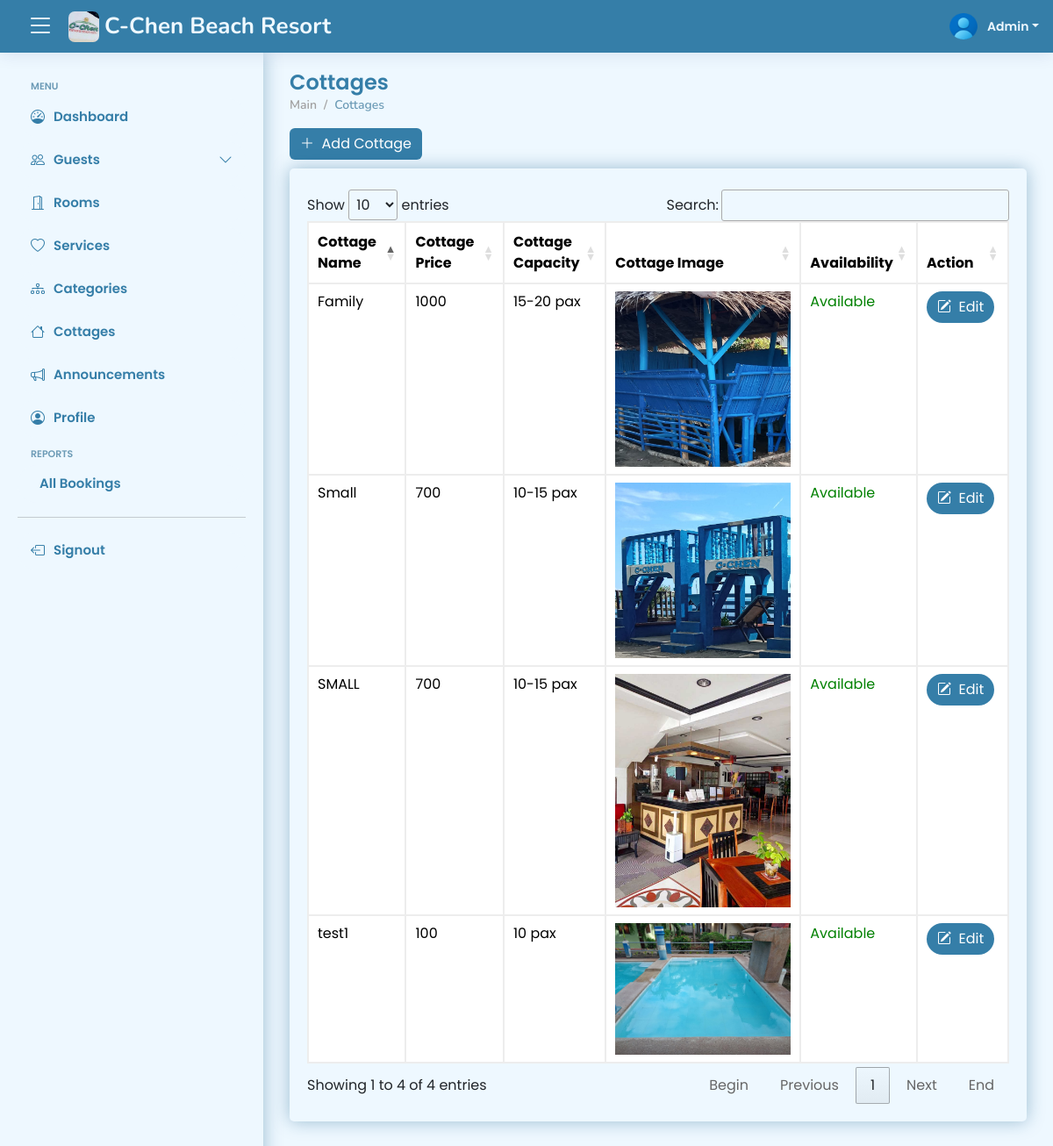
/views/admin/cottages (signed in), run on an earlier commit of the app's database.
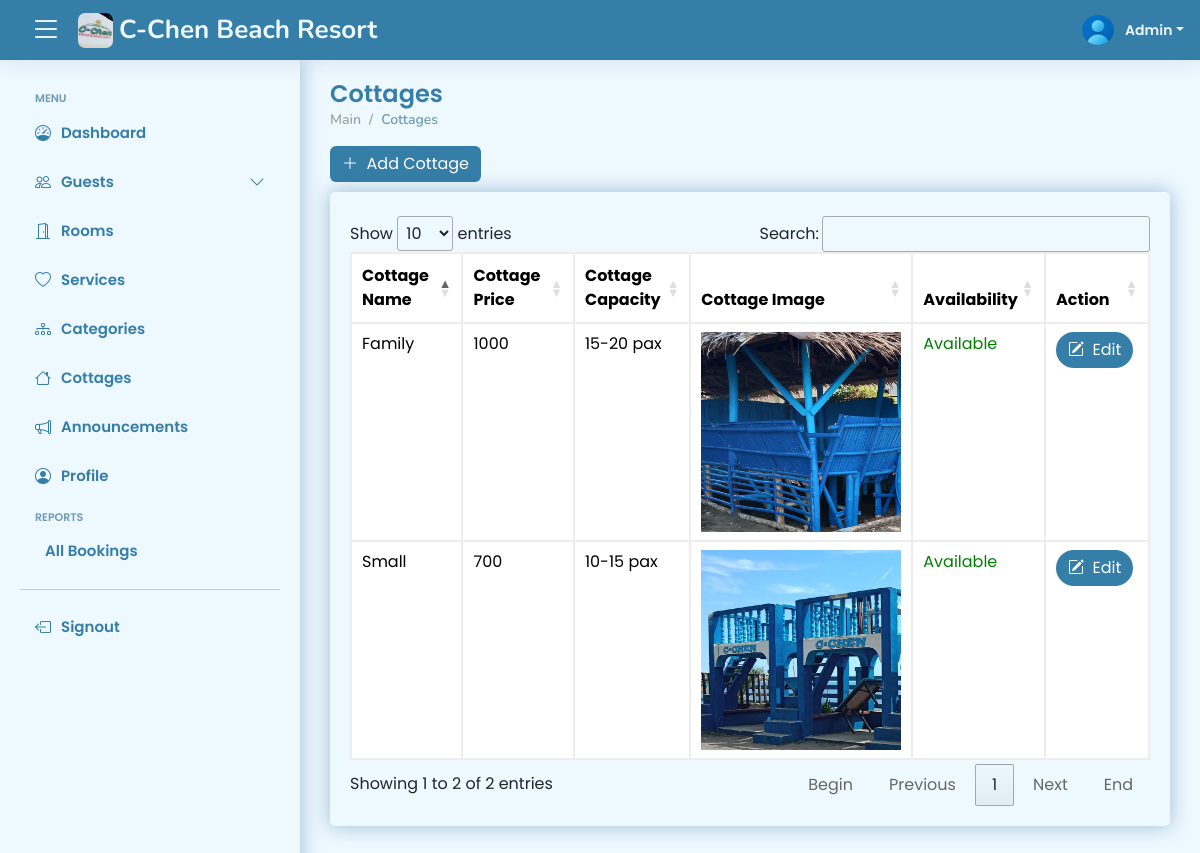
And on a later commit of the database.
### tables this page shows
CREATE TABLE IF NOT EXISTS `tbl_cottages` (
  `cottage_id` int NOT NULL AUTO_INCREMENT,
  `cottage_name` varchar(50) NOT NULL,
  `cottage_price` varchar(50) NOT NULL,
  `cottage_capacity` varchar(20) NOT NULL,
  `cottage_image` text NOT NULL,
  `cottage_availability_id` int NOT NULL,
  `created_at` datetime NOT NULL,
  `updated_at` datetime NOT NULL,
  PRIMARY KEY (`cottage_id`)
);

CREATE TABLE IF NOT EXISTS `tbl_availability` (
  `availability_id` int NOT NULL AUTO_INCREMENT,
  `availability` varchar(20) NOT NULL,
  PRIMARY KEY (`availability_id`)
);

### views/admin/cottages.php (the view, shortened to what this page needs)
<?php
include '../../config.php';
if (isset($_SESSION['id'])) {
?>
    <!DOCTYPE html>
    <html lang="en">
    <head>
        <?php include 'includes/head.php' ?>
    </head>
    <body>
        <?php include 'includes/header.php' ?>
        <?php include 'includes/aside.php' ?>
        <main id="main" class="main">
            <div class="pagetitle">
                <h1>Cottages</h1>
                <nav>
                    <ol class="breadcrumb">
                        <li class="breadcrumb-item">Main</li>
                        <li class="breadcrumb-item active">Cottages</li>
                    </ol>
                </nav>
                <a href="add-cottage.php">
                    <button class="btn btn-primary" type="button">
                        <i class="bi bi-plus-lg"></i>&nbsp; Add Cottage
                    </button>
                </a>
            </div>
            <section class="section dashboard mb-5">
                <div class="row">
                    <div class="col-lg-12">
                        <div class="card">
                            <div class="card-body">
                                <div class="table-responsive mt-4" id="data-table">
                                    <table class="table" id="paginateAllCottages">
                                        <col width="15%">
                                        <col width="15%">
                                        <col width="15%">
                                        <col width="15%">
                                        <col width="15%">
                                        <col width="15%">
                                        <thead>
                                            <tr>
                                                <th>Cottage Name</th>
                                                <th>Cottage Price</th>
                                                <th>Cottage Capacity</th>
                                                <th>Cottage Image</th>
                                                <th>Availability</th>
                                                <th>Action</th>
                                            </tr>
                                        </thead>
                                        <tbody>
                                            <?php
                                            $stmt = $conn->prepare("SELECT *,
                                            tbl_availability.availability
                                            FROM tbl_cottages
                                            INNER JOIN tbl_availability ON tbl_cottages.cottage_availability_id = tbl_availability.availability_id");
                                            $stmt->execute();
                                            $result = $stmt->get_result();
                                            while ($row = $result->fetch_assoc()) {
                                                $cottage_id = $row['cottage_id'];
                                                $cottage_name = $row['cottage_name'];
                                                $cottage_price = $row['cottage_price'];
                                                $cottage_capacity = $row['cottage_capacity'];
                                                $cottage_image = $row['cottage_image'];
                                                $cottage_availability_id = $row['cottage_availability_id'];
                                                $availability = $row['availability'];
                                                if ($cottage_availability_id == 1) {
                                                    $style = "color: green;";
                                                }
                                            ?>
                                                <tr>
                                                    <td><?= $cottage_name ?></td>
                                                    <td><?= $cottage_price ?></td>
                                                    <td><?= $cottage_capacity ?> pax</td>
                                                    <td>
                                                        <img src="../../cottages/<?= $cottage_image ?>" width="200" alt="Cottage Image">
                                                    </td>
                                                    <td style="<?= $style ?>"><?= $availability ?></td>
                                                    <td>
                                                        <a href="cottage-details.php?cottage_id=<?= $cottage_id ?>">
                                                            <button class="btn btn-primary rounded-5">
                                                                <i class="bi bi-pencil-square"></i>&nbsp; Edit
                                                            </button>
                                                        </a>
                                                    </td>
                                                </tr>
                                            <?php
                                            }
                                            ?>
                                        </tbody>
                                    </table>
                                </div>
                            </div>
                        </div>
                    </div>
                </div>
            </section>
        </main>
    </body>
    </html>
<?php
} else {
    header('Location: ../../signout.php');
    exit();
}
?>

### views/admin/includes/head.php (shortened to what this page needs)
<title><?php include '../../system-title.php' ?></title>
<link href="../../assets/vendor/bootstrap/css/bootstrap.min.css" rel="stylesheet">
<link href="../../assets/vendor/bootstrap-icons/bootstrap-icons.css" rel="stylesheet">
<link href="../../assets/css/style.css" rel="stylesheet">
<link rel="stylesheet" href="https://pro.fontawesome.com/releases/v5.10.0/css/all.css" />
<link rel="stylesheet" href="../../fullcalendar/lib/main.min.css">
<link href="https://cdn.datatables.net/1.11.5/css/jquery.dataTables.css" type="text/css" rel="stylesheet">

### views/admin/includes/header.php (shortened to what this page needs)
<?php
include "../../config.php";
$id = $_SESSION['id'];
$stmt = $conn->prepare('SELECT * FROM tbl_admin WHERE id = ?');
$stmt->bind_param('i', $id);
$stmt->execute();
$result = $stmt->get_result();
$row = $result->fetch_assoc();
$img_url = $row['img_url'];
?>
<header id="header" class="header fixed-top d-flex align-items-center">
    <div class="d-flex align-items-center justify-content-between">
        <i class="bi bi-list toggle-sidebar-btn"></i>
        <a href="calendar" class="logo d-flex align-items-center mx-3">
            <img src="../../assets/img/logo.jpg" alt="Logo" style="border-radius: 7px;">
            <span class="d-none d-lg-block"><?php include '../../system-title.php' ?></span>
        </a>
    </div>
    <nav class="header-nav ms-auto">
        <ul class="d-flex align-items-center">
            <li class="nav-item dropdown pe-3">
                <a class="nav-link nav-profile d-flex align-items-center pe-0" href="#" data-bs-toggle="dropdown">
                    <img src="profile-pictures/<?= $img_url ?>" alt="Profile" style="width: 38px; height: 40px;" class="rounded-circle">
                    <span class="d-none d-md-block dropdown-toggle ps-2">Admin</span>
                </a>
            </li>
        </ul>
    </nav>
</header>

### system-title.php
C-Chen Beach Resort

### views/admin/includes/aside.php (shortened to what this page needs)
<aside id="sidebar" class="sidebar">
    <ul class="sidebar-nav" id="sidebar-nav">
        <li class="nav-heading">Menu</li>
        <li class="nav-item">
            <a class="nav-link" href="../admin/dashboard">
                <i class="bi bi-speedometer"></i>
                <span>Dashboard</span>
            </a>
        </li>
        <li class="nav-item">
            <a class="nav-link collapsed" data-bs-target="#guest-nav" data-bs-toggle="collapse" href="#">
                <i class="bi bi-people"></i><span>Guests</span><i class="bi bi-chevron-down ms-auto"></i>
            </a>
        </li>
        <li class="nav-item">
            <a class="nav-link" href="../admin/rooms">
                <i class="bi bi-door-open"></i>
                <span>Rooms</span>
            </a>
        </li>
        <li class="nav-item">
            <a class="nav-link" href="../admin/services">
                <i class="bi bi-heart"></i>
                <span>Services</span>
            </a>
        </li>
        <li class="nav-item">
            <a class="nav-link" href="../admin/categories">
                <i class="bi bi-diagram-3"></i>
                <span>Categories</span>
            </a>
        </li>
        <li class="nav-item">
            <a class="nav-link" href="../admin/cottages">
                <i class="bi bi-house"></i>
                <span>Cottages</span>
            </a>
        </li>
        <li class="nav-item">
            <a class="nav-link" href="../admin/announcements">
                <i class="bi bi-megaphone"></i>
                <span>Announcements</span>
            </a>
        </li>
        <li class="nav-item">
            <a class="nav-link" href="../admin/profile">
                <i class="bi bi-person-circle"></i>
                <span>Profile</span>
            </a>
        </li>
        <li class="nav-heading">Reports</li>
        <li class="nav-item">
            <a class="nav-link" href="../admin/all-bookings">
                <span>All Bookings</span>
            </a>
        </li>
        <hr>
        <li class="nav-item">
            <a class="nav-link" href="../../signout">
                <i class="bi bi-box-arrow-left"></i>
                <span>Signout</span>
            </a>
        </li>
    </ul>
</aside>

### assets/css/style.css (style rules this page uses)
:root { scroll-behavior: smooth; --accent-color: #357ea8; --primary-color: #6c9bb6; --secondary-color: #2c5f77; --box-shadow: 0px 0px 20px rgba(1, 80, 126, 0.356); --light-color: #eef8ff; --light-gray-color: #a09f9f; --gray-color: #444; --green-color: #006b00; --red-color: #a00000; --yellow-color: #b1b100; }
body { font-family: "Poppins", sans-serif; background: var(--light-color); color: var(--gray-color); }
a { color: var(--accent-color); text-decoration: none; }
h1, h2, h3, h4, h5, h6 { font-family: "Poppins", sans-serif; }
#main { margin-top: 60px; padding: 20px 30px; transition: all 0.3s; }
.pagetitle { margin-bottom: 10px; }
.pagetitle h1 { font-size: 24px; margin-bottom: 0; font-weight: 600; color: var(--accent-color); }
.card { margin-bottom: 30px; border: none; border-radius: 5px; box-shadow: var(--box-shadow); background-color: var(--light-color); }
.card-body { padding: 0 20px 20px 20px; }
.breadcrumb { font-size: 14px; font-family: "Nunito", sans-serif; color: var(--light-gray-color); font-weight: 600; }
.breadcrumb .breadcrumb-item::before { color: var(--light-gray-color); }
.breadcrumb .active { color: var(--primary-color); font-weight: 600; }
.logo { line-height: 1; }
.logo img { max-height: 35px; margin-right: 6px; }
.logo span { font-size: 26px; font-weight: 700; color: var(--light-color); font-family: "Nunito", sans-serif; }
.header { transition: all 0.5s; z-index: 997; height: 60px; box-shadow: 0px 2px 20px #0129701a; background-color: var(--accent-color); padding-left: 20px; }
.header .toggle-sidebar-btn { font-size: 32px; padding-left: 10px; cursor: pointer; color: var(--light-color); }
.header-nav ul { list-style: none; }
.header-nav>ul { margin: 0; padding: 0; }
.header-nav .nav-profile { color: var(--light-color); }
.header-nav .nav-profile img { max-height: 36px; }
.header-nav .nav-profile span { font-size: 14px; font-weight: 600; }
.sidebar { position: fixed; top: 60px; left: 0; bottom: 0; width: 300px; z-index: 996; transition: all 0.3s; padding: 20px; overflow-y: auto; scrollbar-width: thin; scrollbar-color: var(--secondary-color) transparent; box-shadow: var(--box-shadow); background-color: var(--light-color); }
@media (min-width: 1200px) { #main, #footer { margin-left: 300px; } }
.sidebar-nav { padding: 0; margin: 0; list-style: none; }
.sidebar-nav li { padding: 0; margin: 0; list-style: none; }
.sidebar-nav .nav-item { margin-bottom: 5px; }
.sidebar-nav .nav-heading { font-size: 11px; text-transform: uppercase; color: var(--primary-color); font-weight: 600; margin: 10px 0 5px 15px; }
.sidebar-nav .nav-link { display: flex; align-items: center; font-size: 15px; font-weight: 600; color: var(--accent-color); transition: 0.3; background: var(--light-color); padding: 10px 15px; border-radius: 30px; }
.sidebar-nav .nav-link i { font-size: 16px; margin-right: 10px; color: var(--accent-color); }
.sidebar-nav .nav-link.collapsed { color: var(--accent-color); border-radius: 30px; }
.sidebar-nav .nav-link .bi-chevron-down { margin-right: 0; transition: transform 0.2s ease-in-out; }

### views/admin/includes/head.php (style rules this page uses)
table, tbody, td, tfoot, th, thead, tr { border-color: #ededed !important; border-style: solid; border-width: 1px !important; }
.fc-daygrid-day-number, a { text-decoration: none; }
.btn-primary { background: #357ea8; border: none; }

What changed in the data, as far as the page shows it:
removed tbl_cottages: cottage_name "test1", cottage_price "100", cottage_capacity "10", cottage_image (picture), tbl_availability.availability "Available"
removed tbl_cottages: cottage_name "SMALL", cottage_price "700", cottage_capacity "10-15", cottage_image (picture), tbl_availability.availability "Available"
Also different on the page:
text written by a page script: "Show entries Search: Showing 1 to 4 of 4 entries Begin Previous 1 Next End" → "Show entries Search: Showing 1 to 2 of 2 entries Begin Previous 1 Next End"
